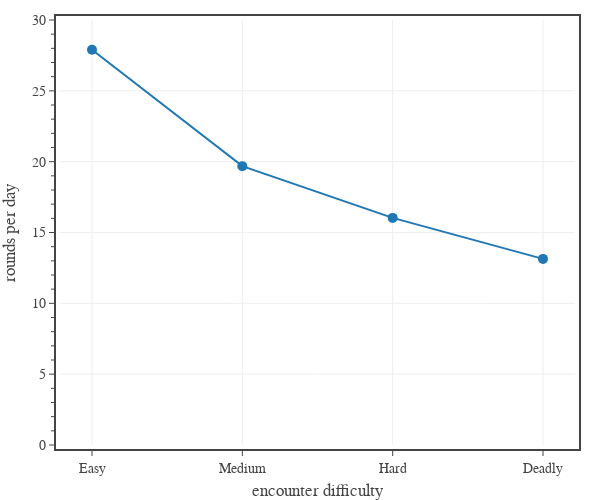

This figure's notebook cell:
### Code cell
# plots the average number of rounds per full adventuring day for each difficulty threshold
dfP0 = pd.read_csv('../../assets/data/pc-thresholds.csv') # 'Level','Easy XP','Medium XP','Hard XP','Deadly XP','Daily XP'
dfP0['Easy Encounters']   = dfP0['Daily XP']/dfP0['Easy XP']
dfP0['Medium Encounters'] = dfP0['Daily XP']/dfP0['Medium XP']
dfP0['Hard Encounters']   = dfP0['Daily XP']/dfP0['Hard XP']
dfP0['Deadly Encounters'] = dfP0['Daily XP']/dfP0['Deadly XP']

dfP0['Easy Rounds']   = dfP0.apply(lambda row: rounds_to_win(row, 'Easy'), axis=1)
dfP0['Medium Rounds'] = dfP0.apply(lambda row: rounds_to_win(row, 'Medium'), axis=1)
dfP0['Hard Rounds']   = dfP0.apply(lambda row: rounds_to_win(row, 'Hard'), axis=1)
dfP0['Deadly Rounds'] = dfP0.apply(lambda row: rounds_to_win(row, 'Deadly'), axis=1)

dfP0['Easy Rounds per Day']   = dfP0['Easy Encounters']   * dfP0['Easy Rounds']
dfP0['Medium Rounds per Day'] = dfP0['Medium Encounters'] * dfP0['Medium Rounds']
dfP0['Hard Rounds per Day']   = dfP0['Hard Encounters']   * dfP0['Hard Rounds']
dfP0['Deadly Rounds per Day'] = dfP0['Deadly Encounters'] * dfP0['Deadly Rounds']

dfPG = dfP0.mean()

diffs = ['Easy', 'Medium', 'Hard', 'Deadly']
rounds = [dfPG['Easy Rounds per Day'], dfPG['Medium Rounds per Day'], dfPG['Hard Rounds per Day'], dfPG['Deadly Rounds per Day']]


# create figure
fig = go.Figure(
    layout=go.Layout(
        template=TFB_TEMPLATE,
        xaxis=dict(
            title_text='encounter difficulty'
        ),
        yaxis=dict(
            title_text='rounds per day',
            range=[0,30],
            tick0=0, dtick=5,
            minor=dict(tick0=0, dtick=1),
        )
    )
)

fig.add_trace(go.Scatter(
    x=diffs, 
    y=rounds,
    mode='markers+lines', 
    marker_size=10,
    hovertemplate= 
            '<b>%{x}</b><br>' +
            'Rounds %{y:,.1f}' + 
            '<extra></extra>'
))

# show figure
fig.update_layout(width=600, height=500)
fig.show(config=TFB_CONFIG)

# save figures
if SAVEFIGS:
    fig.update_layout(autosize=True, width=None, height=None)
    save_fig_html(fig, format='large', name='fig-rounds-per-full-adventuring-day-large')
    save_fig_html(fig, format='small', name='fig-rounds-per-full-adventuring-day-small')

### Figure 1 — Plotly figure (JSON) as saved in the notebook; plotly's stock layout.template omitted (floating-point values rounded to 4 significant figures)
{"data": [{"hovertemplate": "<b>%{x}</b><br>Rounds %{y:,.1f}<extra></extra>", "marker": {"size": 10}, "mode": "markers+lines", "type": "scatter", "x": ["Easy", "Medium", "Hard", "Deadly"], "y": [27.9, 19.68, 16.03, 13.14]}], "layout": {"height": 500, "width": 600, "xaxis": {"title": {"text": "encounter difficulty"}}, "yaxis": {"dtick": 5, "minor": {"dtick": 1, "tick0": 0}, "range": [0, 30], "tick0": 0, "title": {"text": "rounds per day"}}}}
